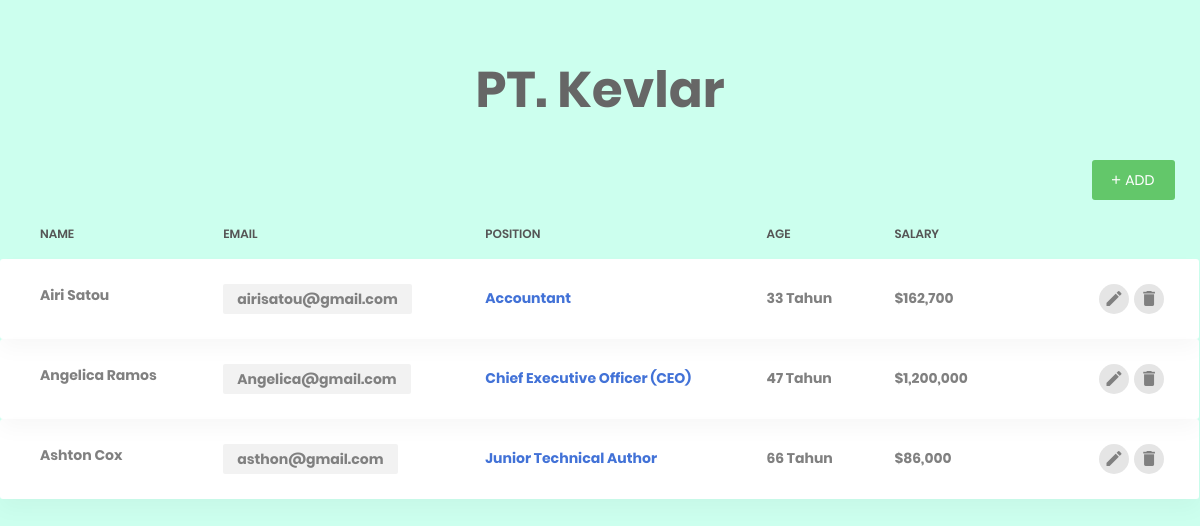
The page / on the database its author committed.
### tables this page shows
CREATE TABLE `tbl_093` (
  `id` int(11) NOT NULL,
  `nama` varchar(50) NOT NULL,
  `email` varchar(50) NOT NULL,
  `posisi` varchar(50) NOT NULL,
  `umur` varchar(50) NOT NULL,
  `gaji` varchar(50) NOT NULL
);

### index.php (the view, shortened to what this page needs)
<?php
$konek = mysqli_connect("localhost", "root", "", "dimas");
$list = [];
$query = mysqli_query($konek, "SELECT * FROM tbl_093");
while ($baris = mysqli_fetch_assoc($query)) {
    $list[] = $baris;
}
?>
<!DOCTYPE html>
<html lang="en">
<head>
    <link href="css/font-face.css" rel="stylesheet" media="all">
    <link href="vendor/font-awesome-4.7/css/font-awesome.min.css" rel="stylesheet" media="all">
    <link href="vendor/font-awesome-5/css/fontawesome-all.min.css" rel="stylesheet" media="all">
    <link href="vendor/mdi-font/css/material-design-iconic-font.min.css" rel="stylesheet" media="all">
    <link href="vendor/bootstrap-4.1/bootstrap.min.css" rel="stylesheet" media="all">
    <link href="vendor/animsition/animsition.min.css" rel="stylesheet" media="all">
    <link href="vendor/bootstrap-progressbar/bootstrap-progressbar-3.3.4.min.css" rel="stylesheet" media="all">
    <link href="vendor/wow/animate.css" rel="stylesheet" media="all">
    <link href="vendor/css-hamburgers/hamburgers.min.css" rel="stylesheet" media="all">
    <link href="vendor/slick/slick.css" rel="stylesheet" media="all">
    <link href="vendor/select2/select2.min.css" rel="stylesheet" media="all">
    <link href="vendor/perfect-scrollbar/perfect-scrollbar.css" rel="stylesheet" media="all">
    <link href="css/theme.css" rel="stylesheet" media="all">
</head>
<body class="body">
<div class="row">
    <div class="col-md-12">
        <h3 class="h3" class="title-5 m-b-35">PT. Kevlar</h3>
        <div class="table-data__tool-right" style="padding-left: 91%;">
            <button class="au-btn au-btn-icon au-btn--green au-btn--small tambah">
                <a href="add.php"><i class="zmdi zmdi-plus"></i>ADD</a>
            </button>
        </div>
        <div class="table-responsive table-responsive-data2">
            <table class="table table-data2">
                <thead>
                    <tr>
                        <th>Name</th>
                        <th>Email</th>
                        <th>Position</th>
                        <th>Age</th>
                        <th>Salary</th>
                    </tr>
                </thead>
                <tbody>
                    <?php
                    foreach ($list as $sub) :
                    ?>
                        <tr class="tr-shadow">
                            <td><?php
                                echo $sub["nama"];
                                ?>
                            </td>
                            <td>
                                <span class="block-email">
                                    <?php
                                    echo $sub["email"];
                                    ?>
                                </span>
                            </td>
                            <td class="desc"><?php
                                                echo $sub["posisi"];
                                                ?></td>
                            <td><?php
                                echo $sub["umur"];
                                ?>
                            </td>
                            <td><?php
                                echo $sub["gaji"];
                                ?></td>
                            <td>
                            <td>
                                <div class="table-data-feature">
                                    <button class="item" data-toggle="tooltip" data-placement="top" title="Change">
                                        <a href="change.php?id=<?php echo $sub["id"]; ?>"><i class="zmdi zmdi-edit"></i></a>
                                    </button>
                                    <button class="item" data-toggle="tooltip" data-placement="top" title="Delete">
                                        <a href="delete.php?id=<?php echo $sub["id"]; ?>"><i class="zmdi zmdi-delete"></i></a>
                                    </button>
                                </div>
                            </td>
                        </tr>
                    <?php
                    endforeach;
                    ?>
                </tbody>
            </table>
        </div>
    </div>
</div>
</body>
</html>

### index.php (style rules this page uses)
.body { background-color: hsl(160, 100%, 90%); padding-top: 5%; align-items: center; justify-content: center; font-size: 50px; font-weight: bold; }
.h3 { text-align: center; font-size: 50px; font-weight: bold; }

### rows shown on the page
tbl_093: nama "Airi Satou", email "airisatou@gmail.com", posisi "Accountant", umur "33 Tahun", gaji "$162,700"
tbl_093: nama "Angelica Ramos", email "Angelica@gmail.com", posisi "Chief Executive Officer (CEO)", umur "47 Tahun", gaji "$1,200,000"
tbl_093: nama "Ashton Cox", email "asthon@gmail.com", posisi "Junior Technical Author", umur "66 Tahun", gaji "$86,000"
